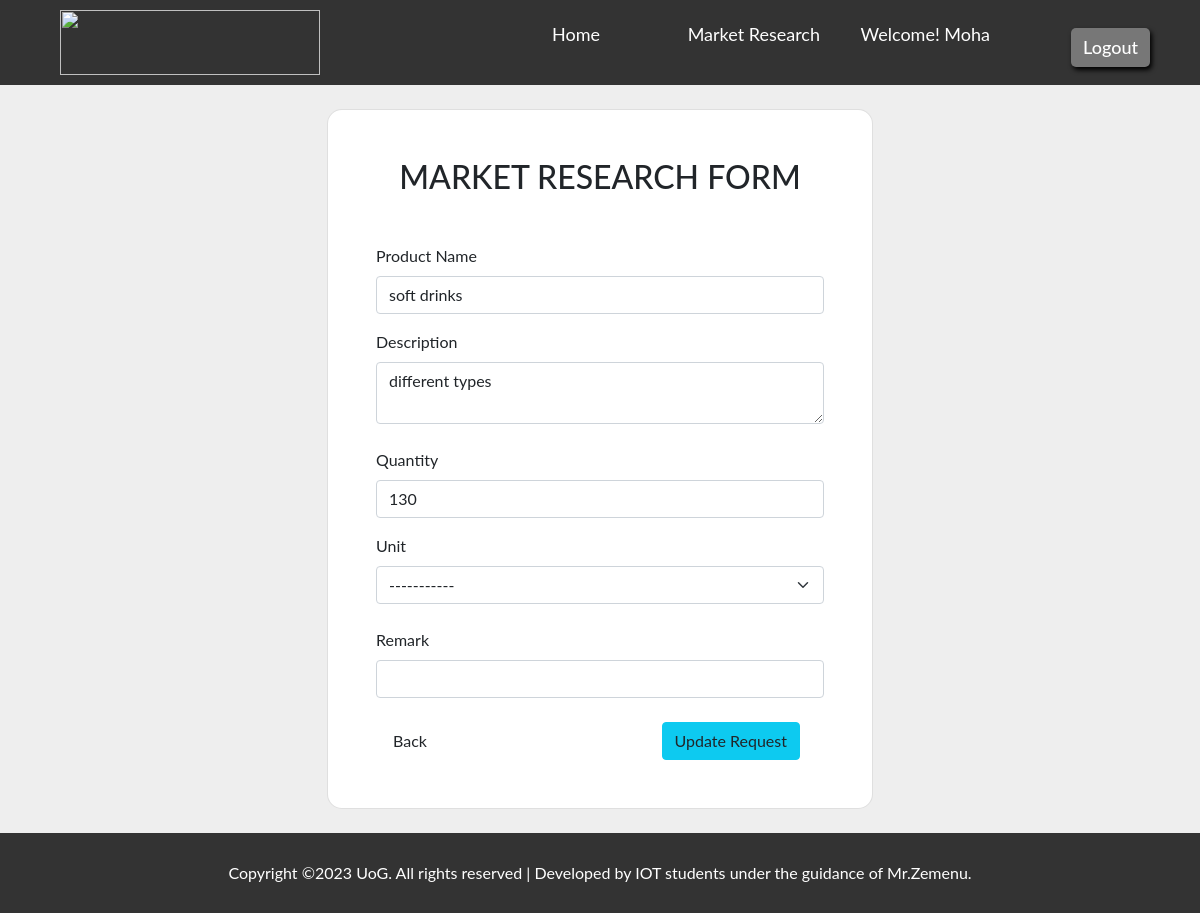
Screenshot of /researcher/update/1/ (signed in) with the database file from the repository.
### researcher/models.py (models this page shows, shortened)
class Product(models.Model):
    Availability = (
        ('Yes','Yes'),
        ('No','No')
    )
    product_id = models.AutoField(primary_key=True)
    company_name = models.CharField(max_length=100)
    product_name = models.CharField(max_length=100)
    description = models.TextField(blank=True, null=True)
    quantity = models.IntegerField()
    unit = models.ForeignKey(Unit, on_delete=models.CASCADE, blank=True, null=True)
    price = models.DecimalField(max_digits=10, decimal_places=2, blank=True, null=True)
    total = models.DecimalField(max_digits=15, decimal_places=2, blank=True, null=True)
    availability = models.CharField(max_length=100, choices=Availability, blank=True, null=True)
    status = models.CharField(max_length=255, blank=True, null=True)
    remark = models.CharField(max_length=255, blank=True, null=True)
    date = models.DateTimeField(default=datetime.now)

### researcher/views.py (the view, shortened to what this page needs)
# urls.py: path('update/<int:pk>/', views.update, name='update'),
@login_required(login_url='signin')
def update(request, pk):
    units = Unit.objects.all()
    product = Product.objects.get(product_id=pk)
    company = Companie.objects.get(companiesName=product.company_name)
    context = {
        'product': product,
        'company': company,
        'units': units
        }
    return render(request, 'update_view.html', context)

### templates/update_view.html (shortened to what this page needs)
{% load static %}
<!DOCTYPE html>
<html lang="en">
  <head>
    <link
      rel="stylesheet"
      href=" {% static 'assets/bootstrap_src/bootstrap.min.css' %} "
    />
    <link rel="stylesheet" href="{% static 'css/main.css' %}" />
  </head>
  <body style="background-color: #eee">
    <header class="">
      <nav>
        <div class="logo">
          <img src="{% static 'img/UoG-Logo.png' %}" alt="" />
        </div>
        <ul>
          <li>
            <a style="text-decoration: none !important" href="/">Home</a>
          </li>
          <li>
            <a href="{% url 'research' %}">Market Research</a>
          </li>
          <li>Welcome! {{request.user.username|capfirst}}</li>
          <li class="my-0"><a href="{% url 'logout' %}">Logout</a></li>
        </ul>
      </nav>
    </header>
    <div class="my-4">
      <section style="background-color: #eee">
        <div class="mask d-flex align-items-center h-100 gradient-custom-3">
          <div class="container h-100">
            <div
              class="row d-flex justify-content-center align-items-center h-100"
            >
              <div class="col-12 col-md-9 col-lg-7 col-xl-6">
                <div class="card" style="border-radius: 15px">
                  <div class="card-body p-5">
                    <h2 class="text-uppercase text-center mb-5">
                      Market Research Form
                    </h2>
                    <form
                      action=""
                      class="form"
                      method="POST"
                      enctype="multipart/form-data"
                    >
                      <div class="form-outline mb-3">
                        <label class="form-label" for="product_name"
                          >Product Name</label
                        >
                        <input
                          value="{{product.product_name}}"
                          name="product_name"
                          type="text"
                          id="product_name"
                          placeholder="Enter product name"
                          class="form-control"
                        />
                      </div>
                      <div class="form-outline mb-4">
                        <label class="form-label" for="description"
                          >Description</label
                        >
                        <textarea
                          class="form-control mb-2"
                          id="description"
                          name="description"
                          rows="2"
                          cols="40"
                          placeholder="Enter product description here..."
                        >
{{product.description}}</textarea
                        >
                      </div>
                      <div class="profile-form-control">
                        <label class="form-label" for="quantity"
                          >Quantity</label
                        >
                        <input
                          min="0"
                          value="{{product.quantity}}"
                          name="quantity"
                          type="number"
                          id="quantity"
                          placeholder="Enter the quantity"
                          class="form-control mb-3"
                        />
                      </div>
                      <div class="form-outline mb-4">
                        <label class="form-label" for="unit">Unit</label>
                        <select id="unit" name="unit" class="form-select mb-3">
                          <option selected disabled>-----------</option>
                        </select>
                      </div>
                      <div class="form-outline mb-4">
                        <label class="form-label" for="remark">Remark</label>
                        <input
                          value="{{product.remark}}"
                          name="remark"
                          type="text"
                          id="remark"
                          placeholder=""
                          class="form-control"
                        />
                      </div>
                      <div class="col d-flex">
                        <a
                          class="btn btn-block gradient-custom-2 mx-1 text-center"
                          href="{% url 'research' %}"
                          >Back</a
                        >
                        <button
                          type="submit"
                          class="mx-4 btn btn-info btn-block text-body ms-auto"
                        >
                          Update Request
                        </button>
                      </div>
                    </form>
                  </div>
                </div>
              </div>
            </div>
          </div>
        </div>
      </section>
    </div>
    <footer>
      <p class="my-2">
        Copyright ©2023 UoG. All rights reserved | Developed by IOT students
        under the guidance of Mr.Zemenu.
      </p>
    </footer>
  </body>
</html>

### static/css/main.css (style rules this page uses)
* { margin: 0; padding: 0; box-sizing: border-box; }
body { font-family: "Lato", sans-serif; height: 100%; }
header { background-color: #333; color: #fff; padding: 10px; }
nav { display: flex; align-items: center; gap: 200px; position: relative; }
nav .logo img { margin-left: 50px; width: 260px; height: 65px; }
nav ul { list-style: none; display: flex; justify-content: space-between; width: 300px; height: min-content; }
nav ul li { font-size: 18px; }
nav ul li a { color: #fff; text-decoration: none; }
nav ul li:nth-child(3) { position: absolute; right: 200px; }
nav ul li:nth-child(4) { position: absolute; right: 40px; top: 18px; padding: 6px 12px; background-color: #777777; border-radius: 5px; font-weight: 500; transition: all 0.2s ease-in-out; box-shadow: 2px 3px 5px #000; }
footer { width: 100%; background-color: #333; color: #fff; text-align: center; padding: 20px; }

### rows the page displays
Product: product_name "soft drinks", description "different types", quantity "130"

### other values shown
{{ request.user.username|capfirst }} "Moha"
